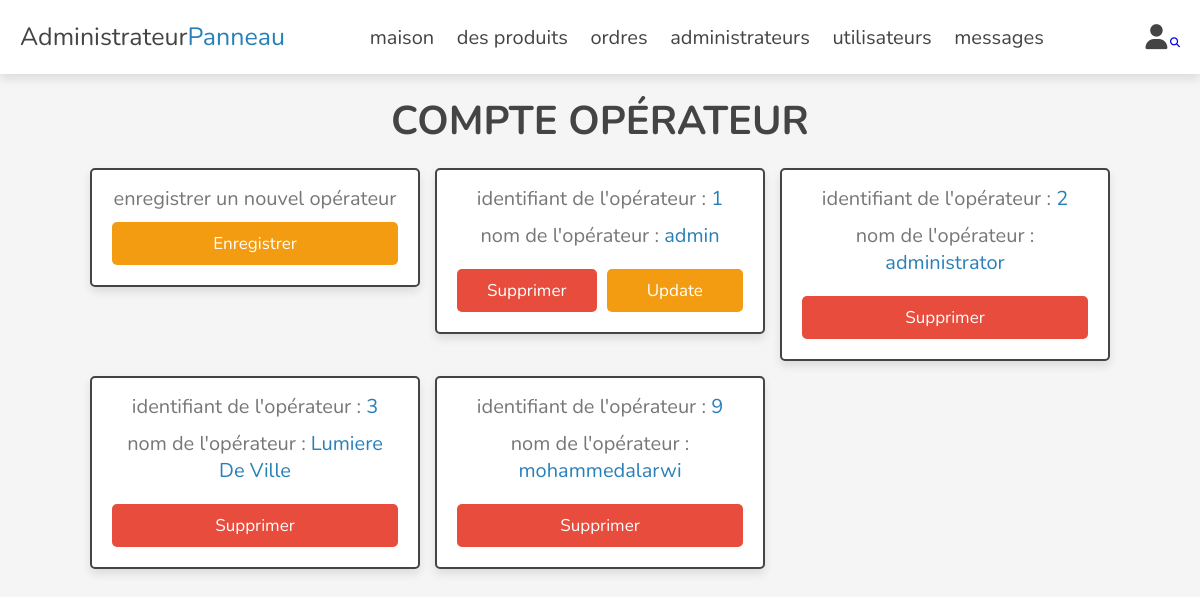
/admin/admin_accounts.php (signed in), run on the app's committed database.
### admin/admin_accounts.php (the view, shortened to what this page needs)
<?php
include '../components/connect.php';
$admin_id = $_SESSION['profileOperatorId'];
?>
<!DOCTYPE html>
<html lang="en">
<head>
   <link rel="stylesheet" href="https://cdnjs.cloudflare.com/ajax/libs/font-awesome/6.1.1/css/all.min.css">
   <link rel="stylesheet" href="../css/admin_style.css">
</head>
<body>
<?php include '../components/admin_header.php' ?>
<section class="accounts">
   <h1 class="heading">compte opérateur</h1>
   <div class="box-container">
   <div class="box">
      <p>enregistrer un nouvel opérateur</p>
      <a href="register_admin.php" class="option-btn">enregistrer</a>
   </div>
   <?php
      $select_account = $conn->prepare("SELECT * FROM `opérateurprofils`");
      $select_account->execute();
      if($select_account->rowCount() > 0){
         while($fetch_accounts = $select_account->fetch(PDO::FETCH_ASSOC)){
   ?>
   <div class="box">
      <p> identifiant de l'opérateur : <span><?= $fetch_accounts['profileOperatorId']; ?></span> </p>
      <p> nom de l'opérateur : <span><?= $fetch_accounts['name']; ?></span> </p>
      <div class="flex-btn">
         <a href="admin_accounts.php?delete=<?= $fetch_accounts['profileOperatorId']; ?>" class="delete-btn" onclick="return confirm('supprimer ce compte ?');">supprimer</a>
         <?php
            if($fetch_accounts['profileOperatorId'] == $admin_id){
               echo '<a href="update_profile.php" class="option-btn">update</a>';
            }
         ?>
      </div>
   </div>
   <?php
      }
   }else{
      echo '<p class="empty">aucun compte disponible</p>';
   }
   ?>
   </div>
</section>
</body>
</html>

### components/admin_header.php (shortened to what this page needs)
<header class="header">
   <section class="flex">
      <a href="dashboard.php" class="logo">Administrateur<span>Panneau</span></a>
      <nav class="navbar">
         <a href="dashboard.php">maison</a>
         <a href="products.php">des produits</a>
         <a href="placed_orders.php">ordres</a>
         <a href="admin_accounts.php">administrateurs</a>
         <a href="users_accounts.php">utilisateurs</a>
         <a href="messages.php">messages</a>
      </nav>
      <div class="icons">
         <div id="user-btn" class="fas fa-user"></div>
         <a href="search_page.php"><i class="fas fa-search"></i></a>
      </div>
   </section>
</header>

### css/admin_style.css (style rules this page uses)
:root { --main-color:#2980b9; --orange:#f39c12; --red:#e74c3c; --black:#444; --white:#fff; --light-color:#777; --light-bg:#f5f5f5; --border:.2rem solid var(--black); --box-shadow:0 .5rem 1rem rgba(0,0,0,.1); }
* { font-family: 'Nunito', sans-serif; margin:0; padding:0; box-sizing: border-box; outline: none; border:none; text-decoration: none; }
html { font-size: 62.5%; overflow-x: hidden; }
body { background-color: var(--light-bg); }
section { padding:2rem; max-width: 1200px; margin:0 auto; }
.heading { font-size: 4rem; color:var(--black); margin-bottom: 2rem; text-align: center; text-transform: uppercase; }
.btn, .delete-btn, .option-btn { display: block; width: 100%; margin-top: 1rem; border-radius: .5rem; padding:1rem 3rem; font-size: 1.7rem; text-transform: capitalize; color:var(--white); cursor: pointer; text-align: center; }
.option-btn { background-color: var(--orange); }
.delete-btn { background-color: var(--red); }
.flex-btn { display: flex; gap:1rem; }
.header { position: sticky; top:0; left:0; right:0; background-color: var(--white); box-shadow: var(--box-shadow); z-index: 1000; }
.header .flex { display: flex; align-items: center; justify-content: space-between; position: relative; }
.header .flex .logo { font-size: 2.5rem; color:var(--black); }
.header .flex .logo span { color:var(--main-color); }
.header .flex .navbar a { margin:0 1rem; font-size: 2rem; color:var(--black); }
.header .flex .icons div { margin-left: 1.7rem; font-size: 2.5rem; cursor: pointer; color:var(--black); }
.accounts .box-container { display: grid; grid-template-columns: repeat(auto-fit, 33rem); gap:1.5rem; align-items: flex-start; justify-content: center; }
.accounts .box-container .box { padding:2rem; padding-top: .5rem; border-radius: .5rem; text-align: center; border:var(--border); background-color: var(--white); box-shadow: var(--box-shadow); }
.accounts .box-container .box p { font-size: 2rem; color:var(--light-color); margin: 1rem 0; }
.accounts .box-container .box p span { color:var(--main-color); }

### data on the page
opérateurprofils: profileOperatorId "1", name "admin", shows "Update"
opérateurprofils: profileOperatorId "2", name "administrator"
opérateurprofils: profileOperatorId "3", name "Lumiere De Ville"
opérateurprofils: profileOperatorId "9", name "mohammedalarwi"
